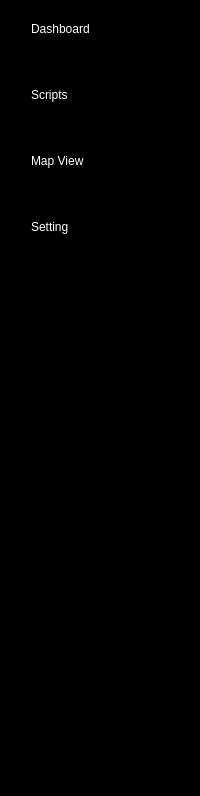
     <widget class="QWidget" name="widget_2" native="true">
      <property name="styleSheet">
       <string notr="true">QWidget {
border-top-right-radius:10px;
border-bottom-right-radius:10px;
background-color: rgb(0, 0, 0)
}

QPushButton {
background-clip: padding-box;
color:white;
text-align:left;
height: 36px;
border:none;
padding-left:20px;
border-top-left-radius:10px;
border-bottom-left-radius:10px;
border-top-right-radius:0px;
border-bottom-right-radius:0px;
font: 57 12pt &quot;Dubai Medium&quot;;
}
QPushButton:checked{
background-color: rgb(255, 255, 255);
color: rgb(0, 0, 127);
font-weight:bold;
}

QPushButton:hover {
    background-color: rgb(255, 255, 255); /* Màu nền khi hover */
    border-color: rgb(0, 150, 255); /* Màu viền khi hover */
    color: rgb(0, 0, 0); /* Màu chữ khi hover */
    transform: scale(1.05); /* Tăng kích thước khi hover */
    box-shadow: 0px 4px 8px rgba(0, 0, 0, 0.2); /* Bóng đổ khi hover */
}
</string>
      </property>
      <layout class="QVBoxLayout" name="verticalLayout_4">
       <property name="rightMargin">
        <number>0</number>
       </property>
       <item>
        <layout class="QVBoxLayout" name="verticalLayout_2">
         <property name="spacing">
          <number>30</number>
         </property>
         <item>
          <widget class="QPushButton" name="pushButton_5">
           <property name="cursor">
            <cursorShape>PointingHandCursor</cursorShape>
           </property>
           <property name="text">
            <string>Dashboard     </string>
           </property>
           <property name="icon">
            <iconset>
             <normaloff>img/dashboard.svg</normaloff>img/dashboard.svg</iconset>
           </property>
           <property name="iconSize">
            <size>
             <width>30</width>
             <height>30</height>
            </size>
           </property>
           <property name="checkable">
            <bool>true</bool>
           </property>
           <property name="autoExclusive">
            <bool>true</bool>
           </property>
          </widget>
         </item>
         <item>
          <widget class="QPushButton" name="pushButton_6">
           <property name="cursor">
            <cursorShape>PointingHandCursor</cursorShape>
           </property>
           <property name="text">
            <string>Scripts</string>
           </property>
           <property name="icon">
            <iconset>
             <normaloff>img/scripts.svg</normaloff>img/scripts.svg</iconset>
           </property>
           <property name="iconSize">
            <size>
             <width>30</width>
             <height>30</height>
            </size>
           </property>
           <property name="checkable">
            <bool>true</bool>
           </property>
           <property name="autoExclusive">
            <bool>true</bool>
           </property>
          </widget>
         </item>
         <item>
          <widget class="QPushButton" name="pushButton_7">
           <property name="cursor">
            <cursorShape>PointingHandCursor</cursorShape>
           </property>
           <property name="text">
            <string>Map View</string>
           </property>
           <property name="icon">
            <iconset>
             <normaloff>img/map.svg</normaloff>img/map.svg</iconset>
           </property>
           <property name="iconSize">
            <size>
             <width>30</width>
             <height>30</height>
            </size>
           </property>
           <property name="checkable">
            <bool>true</bool>
           </property>
           <property name="autoExclusive">
            <bool>true</bool>
           </property>
          </widget>
         </item>
         <item>
          <widget class="QPushButton" name="pushButton_8">
           <property name="cursor">
            <cursorShape>PointingHandCursor</cursorShape>
           </property>
           <property name="text">
            <string>Setting</string>
           </property>
           <property name="icon">
            <iconset>
             <normaloff>img/setting.svg</normaloff>img/setting.svg</iconset>
           </property>
           <property name="iconSize">
            <size>
             <width>30</width>
             <height>30</height>
            </size>
           </property>
           <property name="checkable">
            <bool>true</bool>
           </property>
           <property name="autoExclusive">
            <bool>true</bool>
           </property>
          </widget>
         </item>
        </layout>
       </item>
       <item>
        <spacer name="verticalSpacer_2">
         <property name="orientation">
          <enum>Qt::Vertical</enum>
         </property>
         <property name="sizeHint" stdset="0">
          <size>
           <width>28</width>
           <height>520</height>
          </size>
         </property>
        </spacer>
       </item>
       <item>
        <widget class="QLabel" name="label">
         <property name="text">
          <string/>
         </property>
         <property name="pixmap">
          <pixmap>img/logo-iart2.png</pixmap>
         </property>
         <property name="alignment">
          <set>Qt::AlignCenter</set>
         </property>
        </widget>
       </item>
      </layout>
     </widget>
